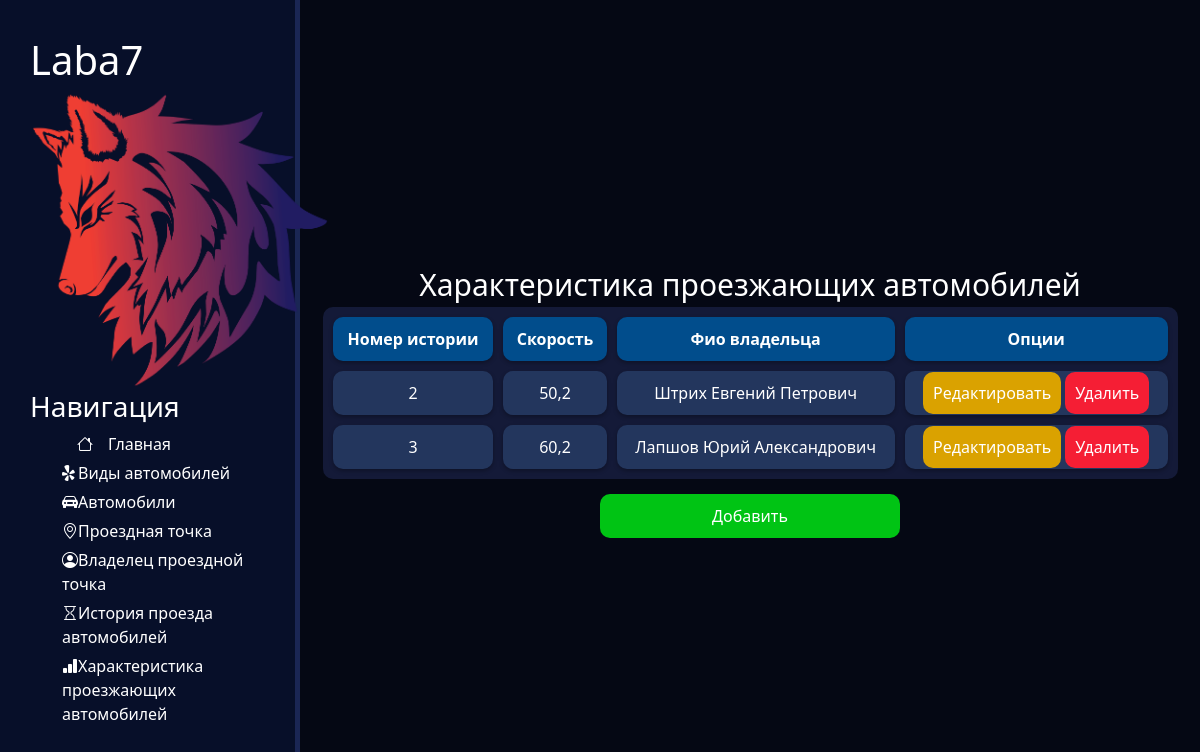
The page /table_show/5 on the database its author committed.
### main/models.py (models this page shows, shortened)
class CarPass(models.Model):
    date_time = models.DateTimeField()
    plate_number = models.CharField("Номерной знак", max_length=150)
    car_id = models.ForeignKey('Car', on_delete=models.DO_NOTHING)
    travel_point_id = models.ForeignKey(TravelPoint, on_delete=models.DO_NOTHING)
    names = ["Номер", "Дата и время", "Номерной знак", "Индекс автомобиля", "Индекс проездной точки"]
    title = "История проезда автомобилей"
    def __str__(self):
        return str(self.id)

class DataOfPassingCar(models.Model):
    numberHistory = models.OneToOneField('CarPass', on_delete=models.CASCADE, primary_key=True)
    speed = models.FloatField()
    driverFIO = models.CharField("Фио водителя", max_length=250)
    names = ["Номер истории", "Скорость", "Фио владельца"]
    title = "Характеристика проезжающих автомобилей"
    def get_dict(self):
        return {"id": self.numberHistory, 0: self.speed, 1: self.driverFIO}

### main/views.py (the view)
# urls.py: path('table_show/<int:tk>', views.table_view, name='table_show'),
def table_view(request, tk):
    table = []
    model = [CarType, Car, TravelPoint, OwnerTravelPoint, CarPass, DataOfPassingCar]
    title = model[tk].title
    for x in model[tk].objects.all():
        table.append(x.get_dict())
    return render(request, 'main/table_show.html', {'table': table, 'names': model[tk].names, 'title': title, 'table_id': tk})

### main/templates/main/table_show.html (shortened to what this page needs)
{% load static %}
<!doctype html>
<html lang="en">
<head>
    <link rel="stylesheet" href="{% static 'main/css/navigation.css' %}">
    <link rel="stylesheet" href="https://cdn.jsdelivr.net/npm/bootstrap@5.2.3/dist/css/bootstrap.min.css">
    <link rel="stylesheet" href="{% static 'main/css/data_table.css' %}">
</head>
    <body>
        {% include 'main/navigation.html' %}
        <div class="center_table">
                <div class="horizontal_center">
                    <div>{{title}}</div>
                </div>
                <table class="data_table">
                    <tr>
                        {% for name in names %}
                        <th>{{ name }}</th>
                        {% endfor %}
                        <th>Опции</th>
                    </tr>
                    {% for t in table %}
                    <tr>
                        {% for k, v in t.items %}
                        <td> {{v}} </td>
                        {% endfor %}
                        <td>
                            <a href="{% url 'table_change' tk=table_id el=forloop.counter command='edit' %}" class="edit_button button">Редактировать</a>
                            <a href="{% url 'table_change' tk=table_id el=forloop.counter command='delete' %}"  class="delete_button button">Удалить</a>
                        </td>
                    </tr>
                    {% endfor %}
                </table>
            <div class="horizontal_center">
                <a href="{% url 'table_change' tk=table_id el=0 command='add' %}"  class="add_button button big_button">Добавить</a>
            </div>
        </div>
    </body>
</html>

### main/static/main/css/navigation.css (style rules this page uses)
body { margin: 0px }

### main/static/main/css/data_table.css (style rules this page uses)
html, body { width: 100%; height: 100%; background: #050814; }
.data_table { background-color: #141a38; border-radius: 10px; color: white; width: 100%; border-collapse: separate; border-spacing: 10px; width: 95%; }
.data_table th, td { border-radius: 10px; padding: 10px; text-align: center; box-shadow: 0px 2px 4px rgba(0, 0, 0, 0.3); transition: 0.2s all ease }
.data_table th { background-color: #014d8c; }
.data_table td { color: white; background-color: #23365d; }
.center_table { display:flex; justify-content: center; align-items: center; flex-direction: column; height: 100%; }
.horizontal_center { color: white; display: flex; justify-content: center; }
.horizontal_center div { font-size: 30px; fon-weight: bold; }
.button { color: white; padding: 10px; border-radius: 10px; border: 0px solid white; text-align: center; text-decoration: none; transition: 0.2s ease all }
.edit_button { background-color: #daa200; }
.delete_button { background-color: #f51e34; }
.add_button { margin-top: 15px; background-color: #00c414; }
.big_button { width: 300px; }

### rows shown on the page
CarPass: id "2"
DataOfPassingCar: t "50,2" "Штрих Евгений Петрович"
CarPass: id "3"
DataOfPassingCar: t "60,2" "Лапшов Юрий Александрович"

### other values the page prints
{{ title }} "Характеристика проезжающих автомобилей"
{{ name }} "Номер истории" "Скорость" "Фио владельца"
